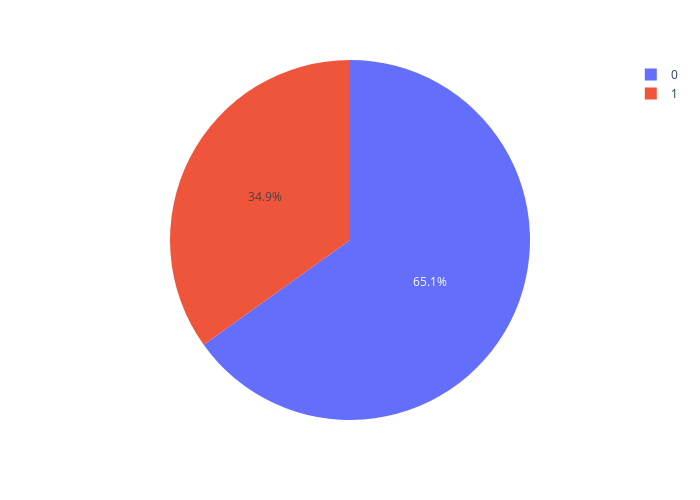

The notebook cell this image was saved under:
### Markdown cell above
The following graph shows the outcome of diabetes (0 referring to no diabetes and 1 referring to diabetes)

### Code cell
fig = px.pie(df,names='Outcome')
fig.update_layout(width=700,height=500)
fig.show()

### Figure 1 — Plotly figure (JSON) as saved in the notebook; plotly's stock layout.template omitted (floating-point values rounded to 4 significant figures; data arrays with more than 128 entries replaced by an {"elided": "..."} marker saying what was removed)
{"data": [{"domain": {"x": [0, 1], "y": [0, 1]}, "hovertemplate": "Outcome=%{label}<extra></extra>", "labels": {"elided": "768 int values"}, "legendgroup": "", "name": "", "showlegend": true, "type": "pie"}], "layout": {"height": 500, "legend": {"tracegroupgap": 0}, "margin": {"t": 60}, "width": 700}}
